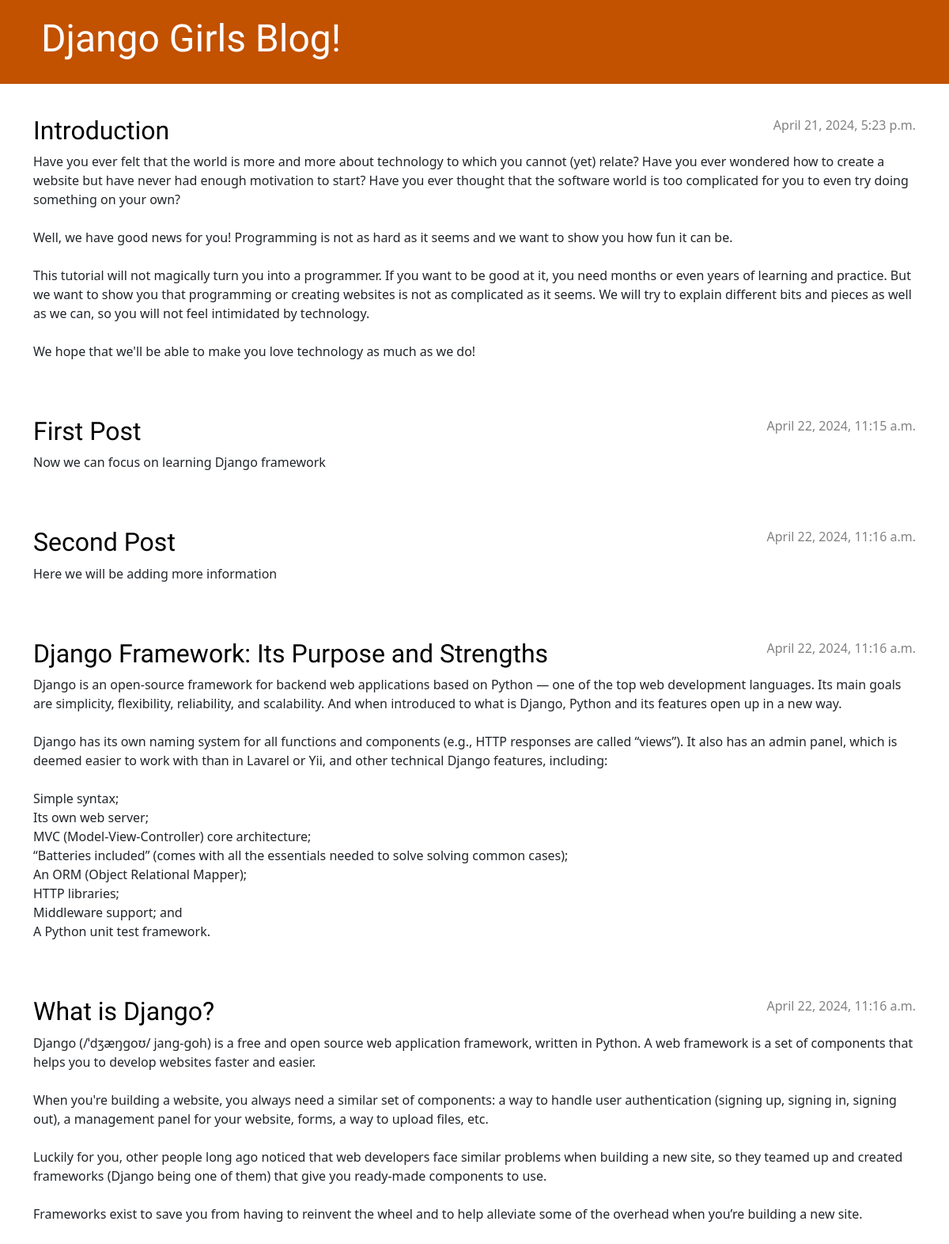
The app's page /, older data.
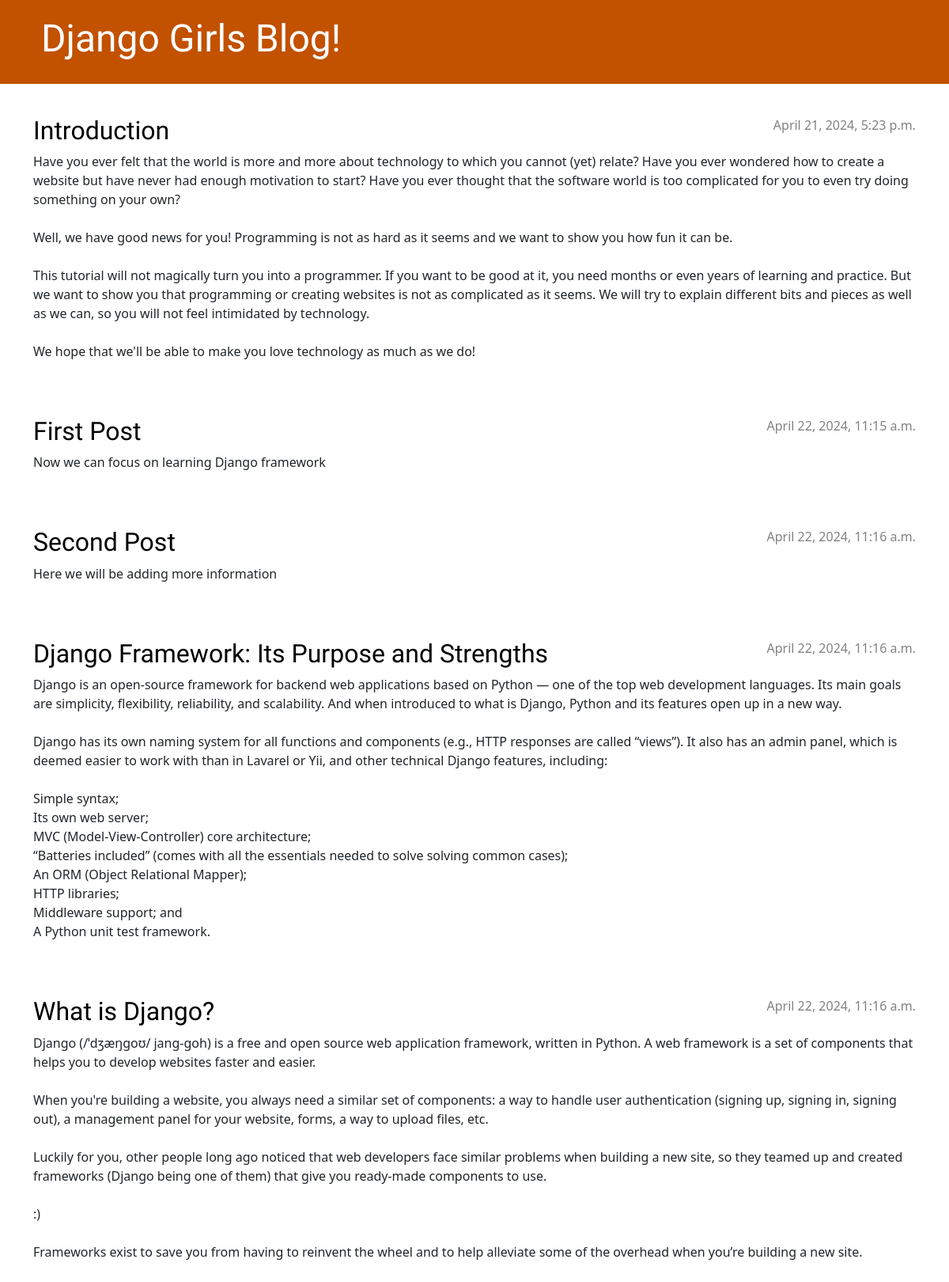
The same page, newer data.
### blog/models.py (models this page shows, shortened)
class Post(models.Model):
    author = models.ForeignKey(settings.AUTH_USER_MODEL, on_delete=models.CASCADE)
    title = models.CharField(max_length=200)
    text = models.TextField()
    created_date = models.DateTimeField(default=timezone.now)
    published_date = models.DateTimeField(blank=True, null=True)
    def __str__(self):
        return self.title

### blog/views.py (the view)
# urls.py: path('', views.post_list, name='post_list'),
def post_list(request):
    posts = Post.objects.filter(published_date__lte=timezone.now()).order_by('published_date')
    print(posts)
    return render(request, 'blog/post_list.html', {'posts': posts})

### blog/templates/blog/post_list.html (shortened to what this page needs)
{% load static %}
<!DOCTYPE html>
<html>
    <head>
        <link rel="stylesheet" href="https://cdn.jsdelivr.net/npm/bootstrap@5.1.3/dist/css/bootstrap.min.css">
        <link rel="stylesheet" href="{% static 'css/blog.css' %}">
    </head>
    <body>
        <header class="page-header">
            <div class="container">
                <h1><a href="/">Django Girls Blog!</a></h1>
            </div>
        </header>
        <main class="container">
            <div class="row">
                <div class="col">
                    {% for post in posts %}
                        <article class="post">
                            <time class="date">
                                {{ post.published_date }}
                            </time>
                            <h2><a href="">{{ post.title }}</a></h2>
                            <p>{{ post.text|linebreaksbr }}</p>
                        </article>
                    {% endfor %}
                </div>
            </div>
        </main>
    </body>
</html>

Row changes from the older to the newer data that the page shows:
changed Post "What is Django?": text "…ready-made components to use. Frameworks exist to save…" → "…ready-made components to use. :) Frameworks exist to save…"
